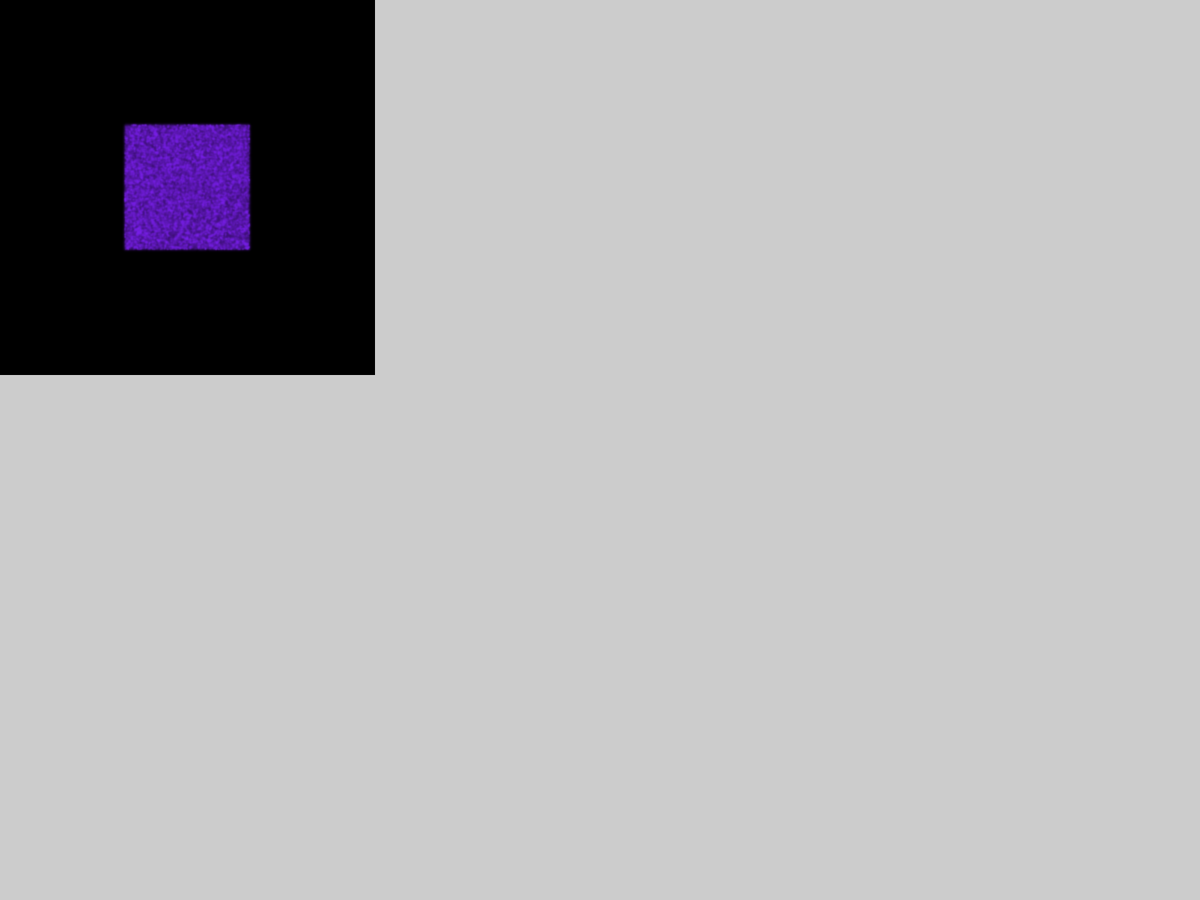
Frame 1 (no input)
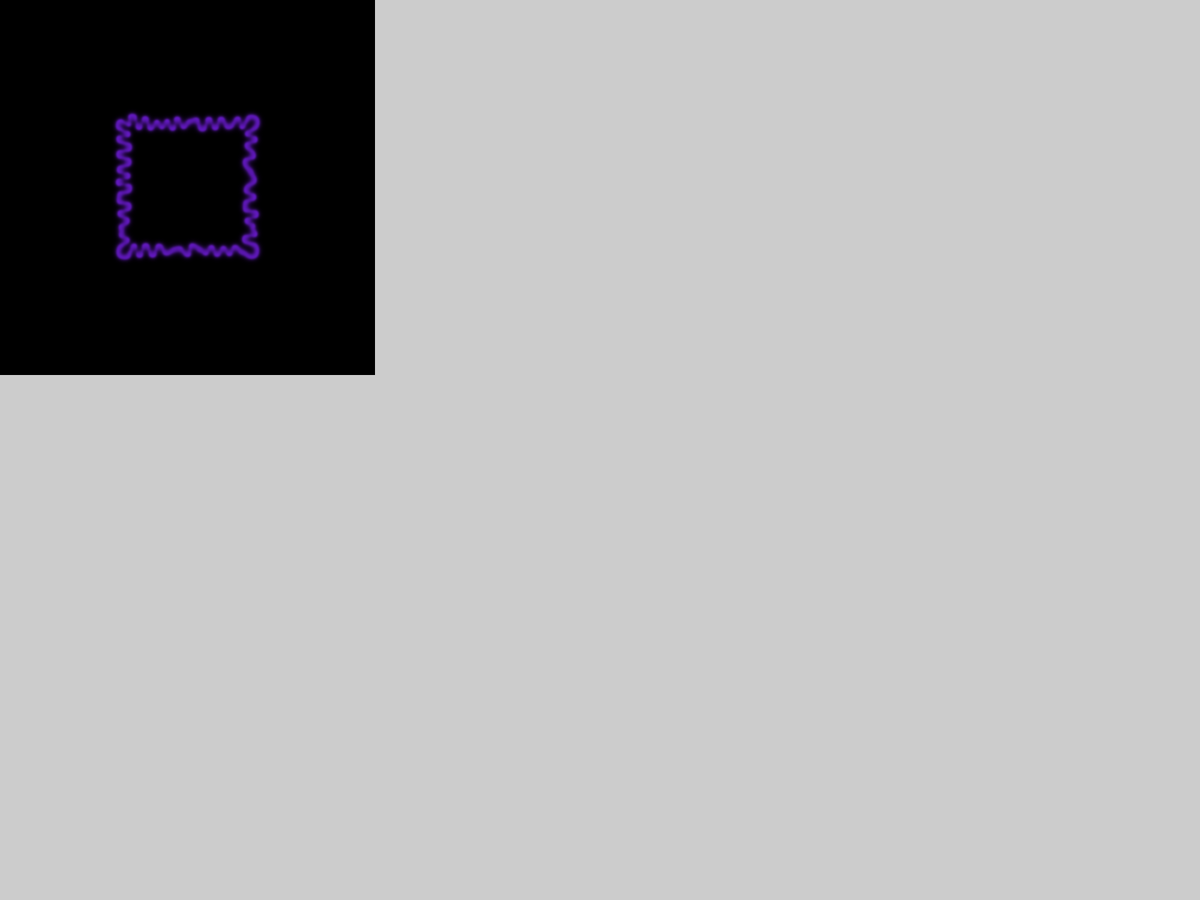
Frame 60 (the mouse pressed at the canvas centre just before this capture)
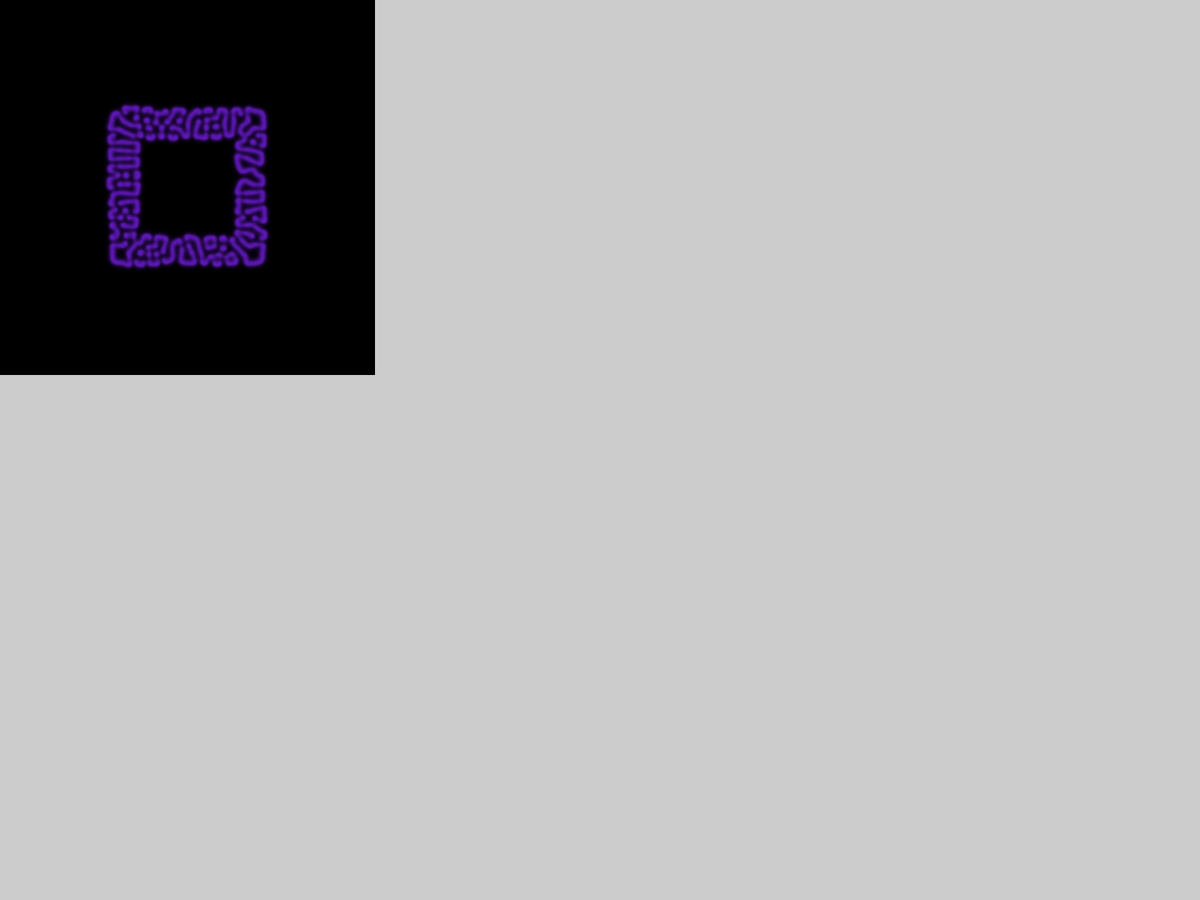
Frame 120 (the mouse held since frame 60 and released just before this capture)

The Processing sketch that drew these frames (run headless with seeded random() and noise(); from frame 60 on, the mouse is pressed at the canvas centre):

// Processing sketch: sketch_180812c
// ── sketch_180812c.pde
int N = 500;

//System parameters
double diffU;
double diffV;
double paramF;
double paramK;

boolean rndInitCondition;

double[][] U = new double[N][N];
double[][] V = new double[N][N];

double[][] dU = new double[N][N];
double[][] dV = new double[N][N];

int[][] offset = new int[N][2];


void generateInitialState() {
    for (int i = 0; i < N; i++) {
      for (int j = 0; j < N; j++) { 
        U[i][j] = 1.0;
        V[i][j] = 0.0;
      }
    }
    
    if (rndInitCondition) {
        for (int i = N/3; i < 2*N/3; i++) {
            for (int j = N/3; j < 2*N/3; j++) {     
               U[i][j] = 0.5*(1 + random(-1, 1));
               V[i][j] = 0.25*( 1 + random(-1, 1));
          }
        }
    } else {
      for (int i = N/3; i < 2*N/3; i++) {
            for (int j = N/3; j < 2*N/3; j++) {     
               U[i][j] = 0.5;
               V[i][j] = 0.25;
          }
        }
    }
}

void setup() {
   fullScreen();
   frameRate(1000);
   smooth();
   colorMode(HSB,1.0);
   
   //Set default parameters;
   diffU = 0.16;
   diffV = 0.08;
   paramF = 0.035;
   paramK = 0.06;
   
   rndInitCondition = true;
   
   //Populate U and V with initial data
   generateInitialState();
   
    //Set up offsets 
    for (int i = 1; i < N-1; i++) {
      offset[i][0] = i-1;
      offset[i][1] = i+1;
    }
    
    offset[0][0] = N-1;
    offset[0][1] = 1;
    
    offset[N-1][0] = N-2;
    offset[N-1][1] = 0;
}

void timestep(double F, double K, double diffU, double diffV) {
      for (int i = 0; i < N; i++) {
        for (int j = 0; j < N; j++) {
          int p = i + j*N;
          
          double u = U[i][j];
          double v = V[i][j];
          
          int left = offset[i][0];
          int right = offset[i][1];
          int up = offset[j][0];
          int down = offset[j][1];
          
          double uvv = u*v*v;     
       
          double lapU = (U[left][j] + U[right][j] + U[i][up] + U[i][down] - 4*u);
          double lapV = (V[left][j] + V[right][j] + V[i][up] + V[i][down] - 4*v);
          
          dU[i][j] = diffU*lapU  - uvv + F*(1 - u);
          dV[i][j] = diffV*lapV + uvv - (K+F)*v;
        }
      }
      
      
    for (int i= 0; i < N; i++) {
      for (int j = 0; j < N; j++){
          U[i][j] += dU[i][j];
          V[i][j] += dV[i][j];
      }
    }
}

void draw(){ 
    for (int k = 0; k < 10; k++) {
       timestep(paramF, paramK, diffU, diffV);
    }
   
    // Draw points
    for (int i = 0; i < N; i++) {
      for (int j = 0; j < N; j++) {
        set(i, j, color(0.74, 0.87, (float)(1-U[i][j])));
      }
    }
}


void keyPressed() {
  switch (key) {
    case '1':
          diffU = 0.16;
          diffV = 0.08;
          paramF = 0.035;
          paramK = 0.06;
          generateInitialState();
          break;
    case '2':
          diffU = 0.16;
          diffV = 0.08;
          paramF = 0.042;
          paramK = 0.065;
          generateInitialState();
          break;
    case '3':
          diffU = 0.18;
          diffV = 0.13;
          paramF = 0.025;
          paramK = 0.056;
          generateInitialState();
          break;
    case '4':
          diffU = 0.18;
          diffV = 0.09;
          paramF = 0.02;
          paramK = 0.056;
          generateInitialState();
          break;
    case '5':
          diffU = 0.14;
          diffV = 0.06;
          paramF = 0.035;
          paramK = 0.065;
          generateInitialState();
          break;
    case '6':
          diffU = 0.19;
          diffV = 0.09;
          paramF = 0.062;
          paramK = 0.062;
          generateInitialState();
          break;
     case '7':
          diffU = 0.16;
          diffV = 0.08;
          paramF = 0.05;
          paramK = 0.065;
          generateInitialState();
          break;
    case 'r':
          rndInitCondition = true;
          generateInitialState();
          break;
    case 'n':
          rndInitCondition = false;
          generateInitialState();
  }
}
